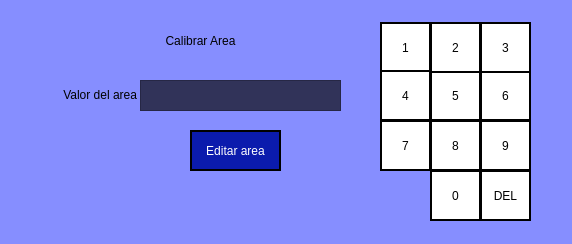
<?xml version="1.0" encoding="UTF-8"?>
<ui version="4.0">
 <class>Dialog</class>
 <widget class="QDialog" name="Dialog">
  <property name="geometry">
   <rect>
    <x>0</x>
    <y>0</y>
    <width>572</width>
    <height>244</height>
   </rect>
  </property>
  <property name="windowTitle">
   <string>Calibrar Area</string>
  </property>
  <property name="styleSheet">
   <string notr="true">background-color: rgb(134, 142, 255);
color: rgb(255, 255, 255);</string>
  </property>
  <widget class="QLabel" name="label">
   <property name="geometry">
    <rect>
     <x>0</x>
     <y>20</y>
     <width>401</width>
     <height>41</height>
    </rect>
   </property>
   <property name="styleSheet">
    <string notr="true">font: bold 16pt &quot;AcadEref&quot;;
color: rgb(0, 0, 0);</string>
   </property>
   <property name="text">
    <string>Calibrar Area</string>
   </property>
   <property name="alignment">
    <set>Qt::AlignCenter</set>
   </property>
  </widget>
  <widget class="QTextEdit" name="valor_areas">
   <property name="geometry">
    <rect>
     <x>140</x>
     <y>80</y>
     <width>201</width>
     <height>31</height>
    </rect>
   </property>
   <property name="styleSheet">
    <string notr="true">background-color: rgb(49, 51, 89);
</string>
   </property>
  </widget>
  <widget class="QLabel" name="label_2">
   <property name="geometry">
    <rect>
     <x>6</x>
     <y>79</y>
     <width>131</width>
     <height>31</height>
    </rect>
   </property>
   <property name="styleSheet">
    <string notr="true">color: rgb(0, 0, 0);
font: bold 8pt &quot;AcadEref&quot;;</string>
   </property>
   <property name="text">
    <string>Valor del area</string>
   </property>
   <property name="alignment">
    <set>Qt::AlignRight|Qt::AlignTrailing|Qt::AlignVCenter</set>
   </property>
  </widget>
  <widget class="QPushButton" name="btn_editar_area">
   <property name="geometry">
    <rect>
     <x>190</x>
     <y>130</y>
     <width>91</width>
     <height>41</height>
    </rect>
   </property>
   <property name="cursor">
    <cursorShape>OpenHandCursor</cursorShape>
   </property>
   <property name="styleSheet">
    <string notr="true">QPushButton{
	background-color: rgb(11, 27, 173);
	color: rgb(255,255,255);  
	border: 2px solid #000;
	font: bold 8pt &quot;AcadEref&quot;;	
}

QPushButton:hover{
	background-color: rgb(47, 127, 202);
}</string>
   </property>
   <property name="text">
    <string>Editar area</string>
   </property>
  </widget>
  <widget class="QLabel" name="label_area_actual">
   <property name="geometry">
    <rect>
     <x>60</x>
     <y>200</y>
     <width>281</width>
     <height>20</height>
    </rect>
   </property>
   <property name="styleSheet">
    <string notr="true">color: rgb(0, 0, 0);
font: bold 9pt &quot;AcadEref&quot;;</string>
   </property>
   <property name="text">
    <string/>
   </property>
   <property name="alignment">
    <set>Qt::AlignCenter</set>
   </property>
  </widget>
  <widget class="QPushButton" name="btn_0">
   <property name="geometry">
    <rect>
     <x>430</x>
     <y>170</y>
     <width>51</width>
     <height>51</height>
    </rect>
   </property>
   <property name="cursor">
    <cursorShape>OpenHandCursor</cursorShape>
   </property>
   <property name="styleSheet">
    <string notr="true">QPushButton{
	color: rgb(0, 0, 0);
	background-color: rgb(255, 255, 255);
	border: 2px solid #000;
}

QPushButton:hover{
	background-color: rgb(161, 161, 161);
}</string>
   </property>
   <property name="text">
    <string>0</string>
   </property>
  </widget>
  <widget class="QPushButton" name="btn_9">
   <property name="geometry">
    <rect>
     <x>480</x>
     <y>120</y>
     <width>51</width>
     <height>51</height>
    </rect>
   </property>
   <property name="cursor">
    <cursorShape>OpenHandCursor</cursorShape>
   </property>
   <property name="styleSheet">
    <string notr="true">QPushButton{
	color: rgb(0, 0, 0);
	background-color: rgb(255, 255, 255);
	border: 2px solid #000;
}

QPushButton:hover{
	background-color: rgb(161, 161, 161);
}</string>
   </property>
   <property name="text">
    <string>9</string>
   </property>
  </widget>
  <widget class="QPushButton" name="btn_7">
   <property name="geometry">
    <rect>
     <x>380</x>
     <y>120</y>
     <width>51</width>
     <height>51</height>
    </rect>
   </property>
   <property name="cursor">
    <cursorShape>OpenHandCursor</cursorShape>
   </property>
   <property name="styleSheet">
    <string notr="true">QPushButton{
	color: rgb(0, 0, 0);
	background-color: rgb(255, 255, 255);
	border: 2px solid #000;
}

QPushButton:hover{
	background-color: rgb(161, 161, 161);
}</string>
   </property>
   <property name="text">
    <string>7</string>
   </property>
  </widget>
  <widget class="QPushButton" name="btn_8">
   <property name="geometry">
    <rect>
     <x>430</x>
     <y>120</y>
     <width>51</width>
     <height>51</height>
    </rect>
   </property>
   <property name="cursor">
    <cursorShape>OpenHandCursor</cursorShape>
   </property>
   <property name="styleSheet">
    <string notr="true">QPushButton{
	color: rgb(0, 0, 0);
	background-color: rgb(255, 255, 255);
	border: 2px solid #000;
}

QPushButton:hover{
	background-color: rgb(161, 161, 161);
}</string>
   </property>
   <property name="text">
    <string>8</string>
   </property>
  </widget>
  <widget class="QPushButton" name="btn_1">
   <property name="geometry">
    <rect>
     <x>380</x>
     <y>22</y>
     <width>51</width>
     <height>51</height>
    </rect>
   </property>
   <property name="cursor">
    <cursorShape>OpenHandCursor</cursorShape>
   </property>
   <property name="styleSheet">
    <string notr="true">QPushButton{
	color: rgb(0, 0, 0);
	background-color: rgb(255, 255, 255);
	border: 2px solid #000;
}

QPushButton:hover{
	background-color: rgb(161, 161, 161);
}</string>
   </property>
   <property name="text">
    <string>1</string>
   </property>
  </widget>
  <widget class="QPushButton" name="btn_6">
   <property name="geometry">
    <rect>
     <x>480</x>
     <y>70</y>
     <width>51</width>
     <height>51</height>
    </rect>
   </property>
   <property name="cursor">
    <cursorShape>OpenHandCursor</cursorShape>
   </property>
   <property name="styleSheet">
    <string notr="true">QPushButton{
	color: rgb(0, 0, 0);
	background-color: rgb(255, 255, 255);
	border: 2px solid #000;
}

QPushButton:hover{
	background-color: rgb(161, 161, 161);
}</string>
   </property>
   <property name="text">
    <string>6</string>
   </property>
  </widget>
  <widget class="QPushButton" name="btn_5">
   <property name="geometry">
    <rect>
     <x>430</x>
     <y>70</y>
     <width>51</width>
     <height>51</height>
    </rect>
   </property>
   <property name="cursor">
    <cursorShape>OpenHandCursor</cursorShape>
   </property>
   <property name="styleSheet">
    <string notr="true">QPushButton{
	color: rgb(0, 0, 0);
	background-color: rgb(255, 255, 255);
	border: 2px solid #000;
}

QPushButton:hover{
	background-color: rgb(161, 161, 161);
}</string>
   </property>
   <property name="text">
    <string>5</string>
   </property>
  </widget>
  <widget class="QPushButton" name="btn_4">
   <property name="geometry">
    <rect>
     <x>380</x>
     <y>70</y>
     <width>51</width>
     <height>51</height>
    </rect>
   </property>
   <property name="cursor">
    <cursorShape>OpenHandCursor</cursorShape>
   </property>
   <property name="styleSheet">
    <string notr="true">QPushButton{
	color: rgb(0, 0, 0);
	background-color: rgb(255, 255, 255);
	border: 2px solid #000;
}

QPushButton:hover{
	background-color: rgb(161, 161, 161);
}</string>
   </property>
   <property name="text">
    <string>4</string>
   </property>
  </widget>
  <widget class="QPushButton" name="btn_2">
   <property name="geometry">
    <rect>
     <x>430</x>
     <y>22</y>
     <width>51</width>
     <height>51</height>
    </rect>
   </property>
   <property name="cursor">
    <cursorShape>OpenHandCursor</cursorShape>
   </property>
   <property name="styleSheet">
    <string notr="true">QPushButton{
	color: rgb(0, 0, 0);
	background-color: rgb(255, 255, 255);
	border: 2px solid #000;
}

QPushButton:hover{
	background-color: rgb(161, 161, 161);
}</string>
   </property>
   <property name="text">
    <string>2</string>
   </property>
  </widget>
  <widget class="QPushButton" name="btn_3">
   <property name="geometry">
    <rect>
     <x>480</x>
     <y>22</y>
     <width>51</width>
     <height>51</height>
    </rect>
   </property>
   <property name="cursor">
    <cursorShape>OpenHandCursor</cursorShape>
   </property>
   <property name="styleSheet">
    <string notr="true">QPushButton{
	color: rgb(0, 0, 0);
	background-color: rgb(255, 255, 255);
	border: 2px solid #000;
}

QPushButton:hover{
	background-color: rgb(161, 161, 161);
}</string>
   </property>
   <property name="text">
    <string>3</string>
   </property>
  </widget>
  <widget class="QPushButton" name="btn_del">
   <property name="geometry">
    <rect>
     <x>480</x>
     <y>170</y>
     <width>51</width>
     <height>51</height>
    </rect>
   </property>
   <property name="cursor">
    <cursorShape>OpenHandCursor</cursorShape>
   </property>
   <property name="styleSheet">
    <string notr="true">QPushButton{
	color: rgb(0, 0, 0);
	background-color: rgb(255, 255, 255);
	border: 2px solid #000;
}

QPushButton:hover{
	background-color: rgb(161, 161, 161);
}</string>
   </property>
   <property name="text">
    <string>DEL</string>
   </property>
  </widget>
 </widget>
 <resources/>
 <connections/>
</ui>
